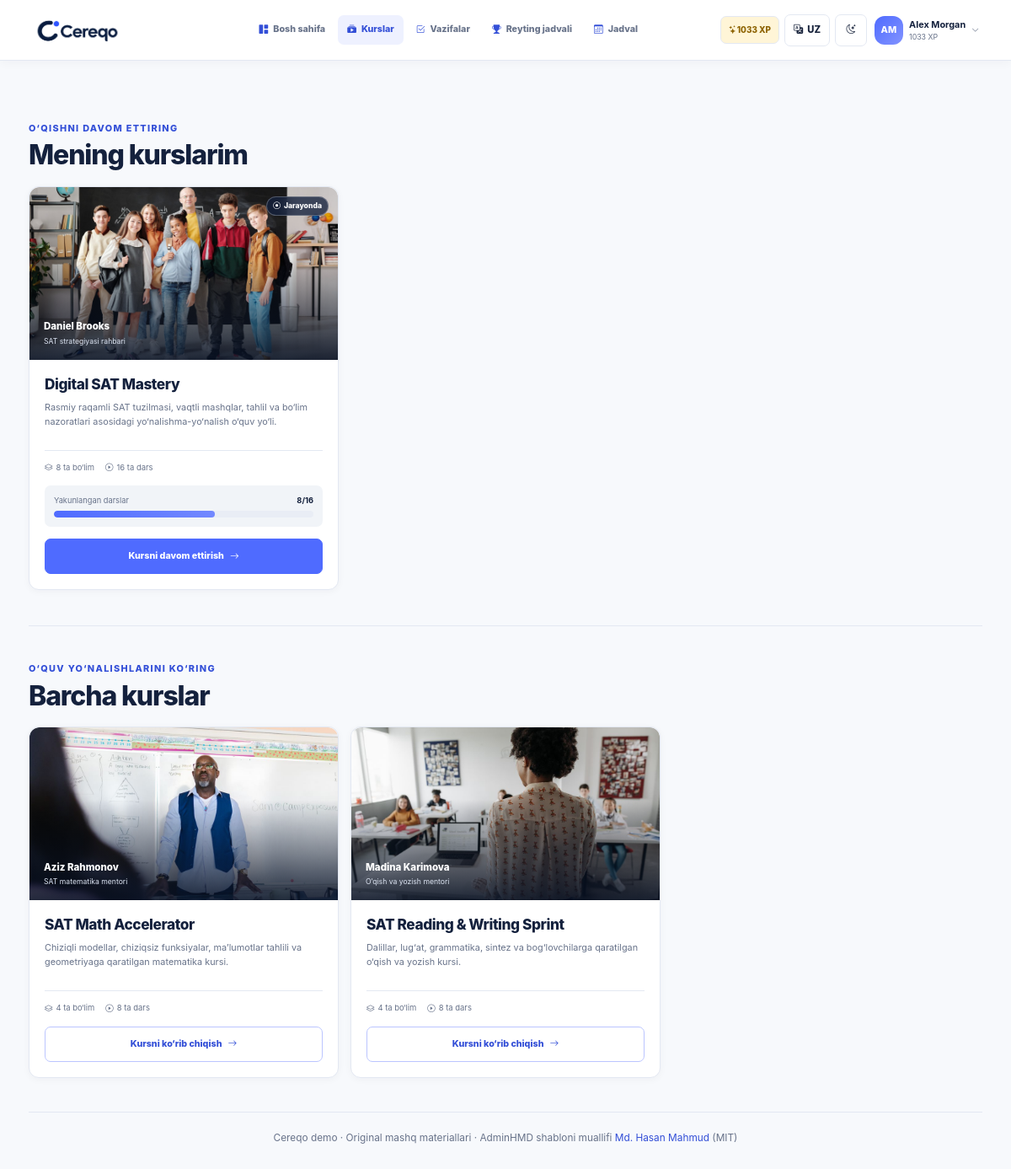
Page /learn/ (signed in) on the committed database.
### learning/models.py (models this page shows, shortened)
class Student(models.Model):
    user = models.OneToOneField(
        settings.AUTH_USER_MODEL,
        on_delete=models.CASCADE,
        related_name="student_profile",
        null=True,
        blank=True,
    )
    name = models.CharField(max_length=100, unique=True)
    initials = models.CharField(max_length=3)
    points = models.PositiveIntegerField(default=0)
    streak = models.PositiveIntegerField(default=0)
    badge = models.CharField(max_length=80, blank=True)
    is_demo = models.BooleanField(default=False)
    class Meta:
        ordering = ["-points", "name"]

class Course(models.Model):
    title = models.CharField(max_length=160)
    code = models.SlugField(max_length=60, unique=True)
    description = models.TextField()
    instructor_name = models.CharField(max_length=100, default="Cereqo mentor")
    instructor_role = models.CharField(max_length=100, default="SAT mentor")
    cover_image = models.CharField(
        max_length=255,
        default="cereqo/img/mentors/cereqo-classroom.jpg",
    )
    start_date = models.DateField()
    end_date = models.DateField()
    target_score = models.PositiveSmallIntegerField(default=1400)
    is_active = models.BooleanField(default=True)
    class Meta:
        ordering = ["-is_active", "start_date", "id"]
    @property
    def progress_percent(self):
        lessons = Lesson.objects.filter(section__course=self)
        total = lessons.count()
        return round(sum(lessons.values_list("progress_percent", flat=True)) / total) if total else 0

### learning/views.py (the view)
# urls.py: path("learn/", views.learn, name="learn"),
def learn(request):
    if not Course.objects.exists():
        return render(request, "learning/empty.html", {"active_nav": "learn"})
    all_courses = Course.objects.all()
    my_course_cards = []
    if request.user.is_authenticated:
        student = _student(request)
        enrolled_course_ids = CourseEnrollment.objects.filter(student=student).values_list(
            "course_id", flat=True
        )
        my_course_cards = _course_cards(all_courses.filter(pk__in=enrolled_course_ids))
        all_courses = all_courses.exclude(pk__in=enrolled_course_ids)
    return render(
        request,
        "learning/course_list.html",
        {
            "active_nav": "learn",
            "my_course_cards": my_course_cards,
            "course_cards": _course_cards(all_courses),
        },
    )

### learning/context_processors.py (called while the page is built)
def demo_shell(request):
    student = student_for_user(request.user)
    return {"demo_student": student}

### learning/student_profiles.py (called while the page is built)
def student_for_user(user):
    if not user or not user.is_authenticated:
        return None
    try:
        return user.student_profile
    except Student.DoesNotExist:
        display_name = user.get_full_name() or user.email.split("@")[0] or user.get_username()
        display_name = _unique_name(display_name, user)
        return Student.objects.create(
            user=user,
            name=display_name,
            initials=_initials(display_name),
            badge="New learner",
        )

### learning/views.py (called while the page is built)
def _student(request):
    return student_for_user(request.user)

def _course_cards(courses=None):
    cards = []
    courses = courses if courses is not None else Course.objects.all()
    for course in courses.prefetch_related("sections__lessons"):
        lessons = Lesson.objects.filter(section__course=course)
        cards.append(
            {
                "course": course,
                "progress": course.progress_percent,
                "sections": course.sections.count(),
                "lessons": lessons.count(),
                "completed_lessons": lessons.filter(progress_percent=100).count(),
                "status": "active" if course.is_active else "upcoming",
            }
        )
    return cards

### templates/learning/course_list.html (shortened to what this page needs)
{% extends 'base.html' %}{% load static i18n %}
{% block content %}
{% if user.is_authenticated %}
<section class="course-list-section my-courses-section" aria-labelledby="my-courses-title">
  <div class="course-list-heading"><p class="eyebrow">{% translate "Continue learning" %}</p><h2 id="my-courses-title">{% translate "My courses" %}</h2></div>
  <div class="course-catalog my-course-grid">
    {% for card in my_course_cards %}
      {% include "learning/_course_card.html" with card=card is_enrolled=True %}
    {% empty %}
      <div class="course-empty-note"><i class="bi bi-journal-bookmark"></i><p>{% translate "You have not joined a course yet." %}</p></div>
    {% endfor %}
  </div>
</section>
{% endif %}
<section class="course-list-section all-courses-section" aria-labelledby="all-courses-title">
  <div class="course-list-heading"><p class="eyebrow">{% translate "Explore learning paths" %}</p><h2 id="all-courses-title">{% translate "All courses" %}</h2></div>
  <div class="course-catalog">
    {% for card in course_cards %}
      {% include "learning/_course_card.html" with card=card is_enrolled=False %}
    {% empty %}
      <div class="course-empty-note"><i class="bi bi-check2-circle"></i><p>{% translate "You are enrolled in every available course." %}</p></div>
    {% endfor %}
  </div>
</section>
{% endblock %}

### templates/base.html (shortened to what this page needs)
{% load static i18n %}
<!doctype html>
<html lang="{{ LANGUAGE_CODE }}">
<head>
  <link rel="stylesheet" href="{% static 'vendor/bootstrap/css/bootstrap.min.css' %}">
  <link rel="stylesheet" href="{% static 'vendor/bootstrap-icons/css/bootstrap-icons.css' %}">
  <link rel="stylesheet" href="{% static 'cereqo/css/cereqo.css' %}">
</head>
<body>
  <div class="app-shell topnav-shell">
    <header class="desktop-topbar main-navbar">
      <a class="topnav-brand" href="{% url 'learning:dashboard' %}"><img src="{% static 'cereqo/img/cereqo-logo.png' %}" alt="Cereqo"></a>
      <nav class="desktop-main-nav" aria-label="{% translate 'Main navigation' %}">{% include 'learning/_nav_links.html' %}</nav>
      <div class="topnav-actions">{% if user.is_authenticated and demo_student %}<span class="topnav-xp"><i class="bi bi-stars"></i>{{ demo_student.points }} XP</span>{% endif %}{% include 'learning/_toolbar_controls.html' %}{% if user.is_authenticated %}{% include 'learning/_profile_menu.html' %}{% else %}<a class="btn btn-primary navbar-login" href="{% url 'login' %}"><i class="bi bi-box-arrow-in-right"></i>{% translate "Log in" %}</a>{% endif %}</div>
    </header>
    <div class="app-main {% if landing_page %}landing-main{% endif %} {% if course_navigation %}has-course-sidebar{% endif %}">
      <main id="main-content" class="{% if landing_page %}landing-content{% else %}page-content{% endif %}" tabindex="-1">
        {% block content %}{% endblock %}
        {% if not landing_page %}
        <footer class="page-footer">{% translate "Cereqo demo" %} · {% translate "Original practice content" %} · {% translate "AdminHMD template by" %} <a href="https://github.com/HasanMahmudDev" target="_blank" rel="noreferrer">Md. Hasan Mahmud</a> (MIT)</footer>
        {% endif %}
      </main>
    </div>
  </div>
</body>
</html>

### templates/learning/_profile_menu.html (shortened to what this page needs)
{% load i18n %}
{% if user.is_authenticated and demo_student %}<div class="dropdown profile-menu">
  <button class="profile-trigger" type="button" data-bs-toggle="dropdown" aria-expanded="false" aria-label="{% translate 'Open profile menu' %}"><span class="avatar avatar-sm">{{ demo_student.initials }}</span><span class="profile-trigger-copy"><strong>{{ demo_student.name }}</strong><small>{{ demo_student.points }} XP</small></span><i class="bi bi-chevron-down"></i></button>
</div>{% endif %}

### templates/learning/_course_card.html
{% load static i18n %}
<article class="catalog-card minimal-catalog-card{% if is_enrolled %} enrolled-course-card{% endif %}">
  <div class="catalog-course-cover">
    <img src="{% static card.course.cover_image %}" alt="{% blocktranslate with teacher=card.course.instructor_name %}{{ teacher }} teaching the course{% endblocktranslate %}">
    {% if is_enrolled %}<span class="course-state course-state-active"><i class="bi bi-record-circle"></i>{% translate "In progress" %}</span>{% endif %}
    <div class="catalog-cover-instructor">
      <strong>{% translate card.course.instructor_name %}</strong>
      <small>{% translate card.course.instructor_role %}</small>
    </div>
  </div>
  <div class="catalog-card-content">
    <h3>{% translate card.course.title %}</h3>
    <p>{% translate card.course.description %}</p>
    <div class="catalog-facts">
      <span><i class="bi bi-layers"></i>{% blocktranslate with total=card.sections %}{{ total }} sections{% endblocktranslate %}</span>
      <span><i class="bi bi-play-circle"></i>{% blocktranslate with total=card.lessons %}{{ total }} lessons{% endblocktranslate %}</span>
    </div>
    {% if is_enrolled %}
      <div class="catalog-progress">
        <div><span>{% translate "Completed lessons" %}</span><strong>{{ card.completed_lessons }}/{{ card.lessons }}</strong></div>
        <div class="progress app-progress"><div class="progress-bar" style="width:{{ card.progress }}%"></div></div>
      </div>
    {% endif %}
    <div class="catalog-footer">
      {% if is_enrolled %}
        <a class="btn btn-primary app-btn" href="{% url 'learning:course_detail' card.course.id %}">{% translate "Continue course" %}<i class="bi bi-arrow-right"></i></a>
      {% elif user.is_authenticated %}
        <a class="btn btn-outline-primary app-btn" href="{% url 'learning:course_detail' card.course.id %}">{% translate "Explore course" %}<i class="bi bi-arrow-right"></i></a>
      {% else %}
        <a class="btn btn-primary app-btn" href="{% url 'learning:course_detail' card.course.id %}">{% translate "Go to course" %}<i class="bi bi-arrow-right"></i></a>
      {% endif %}
    </div>
  </div>
</article>

### rows in the picture
Student: points "1033", initials "AM", name "Alex Morgan"
Course: cover_image (picture), completed_lessons "8", lessons "16", {{ card.progress }} 62 (drawn)
Course: cover_image (picture)
Course: cover_image (picture)

### other values in the picture
{{ LANGUAGE_CODE|upper }} "UZ"
